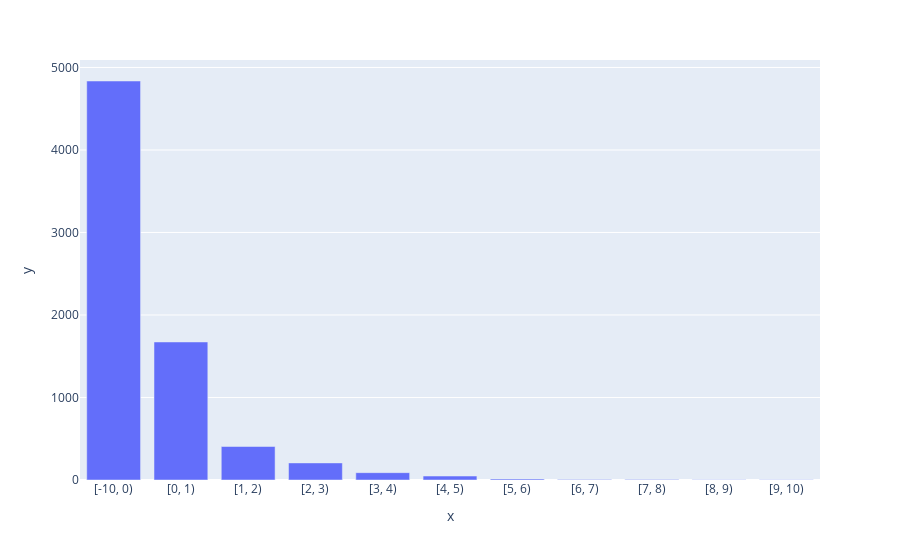

The notebook cell saved with this chart:
### Code cell
plot([-10, 0, 1, 2, 3, 4, 5, 6, 7, 8, 9, 10])
numeric_info(df_train, "Customer Lifetime Value")

### Figure 1 — Plotly figure (JSON) as saved in the notebook; plotly's stock layout.template omitted (floating-point values rounded to 4 significant figures)
{"data": [{"alignmentgroup": "True", "hovertemplate": "x=%{x}<br>y=%{y}<extra></extra>", "legendgroup": "", "marker": {"color": "#636efa", "pattern": {"shape": ""}}, "name": "", "offsetgroup": "", "orientation": "v", "showlegend": false, "textposition": "auto", "type": "bar", "x": ["[-10, 0)", "[0, 1)", "[1, 2)", "[2, 3)", "[3, 4)", "[4, 5)", "[5, 6)", "[6, 7)", "[7, 8)", "[8, 9)", "[9, 10)"], "xaxis": "x", "y": [4836, 1673, 406, 207, 89, 48, 13, 7, 7, 2, 2], "yaxis": "y"}], "layout": {"barmode": "relative", "legend": {"tracegroupgap": 0}, "margin": {"t": 60}, "xaxis": {"anchor": "y", "domain": [0, 1], "title": {"text": "x"}}, "yaxis": {"anchor": "x", "domain": [0, 1], "title": {"text": "y"}}}}
